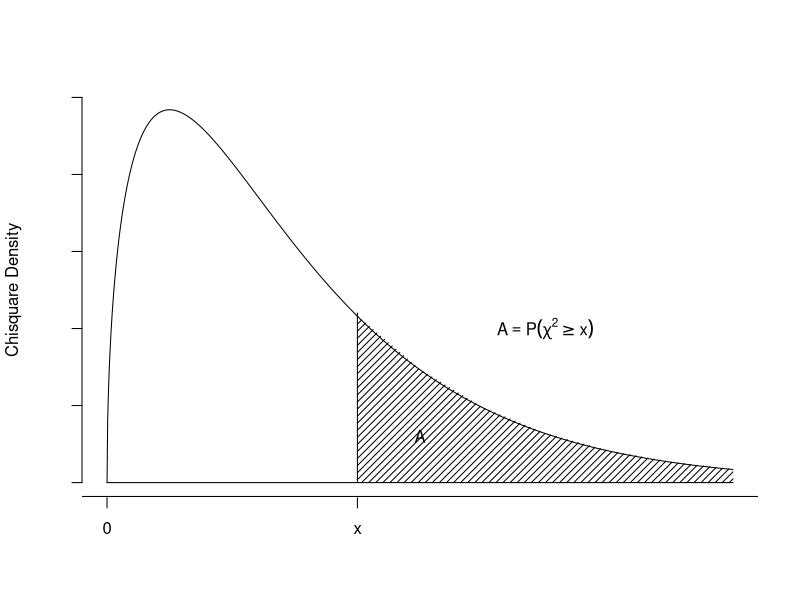
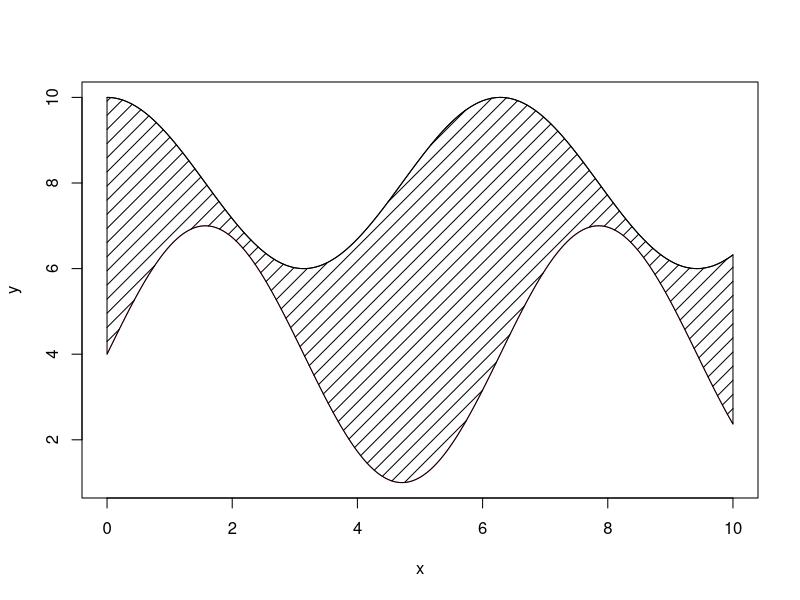
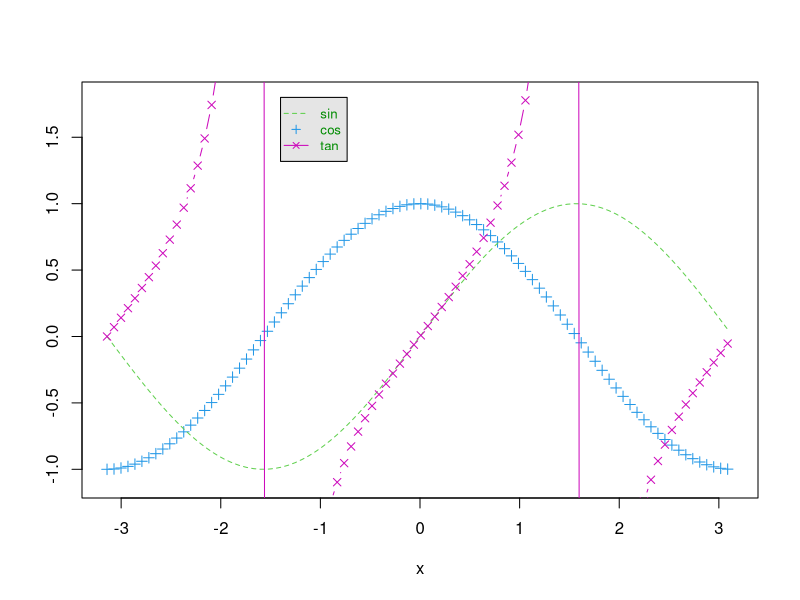
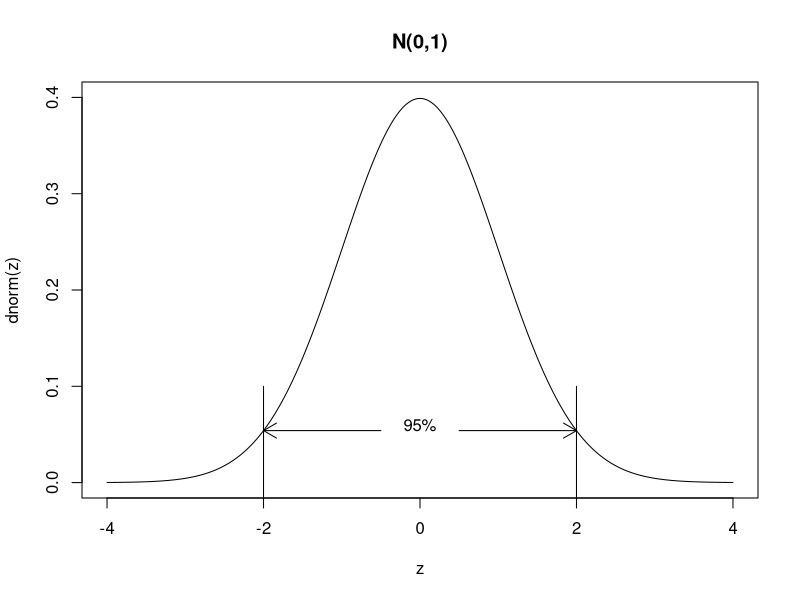
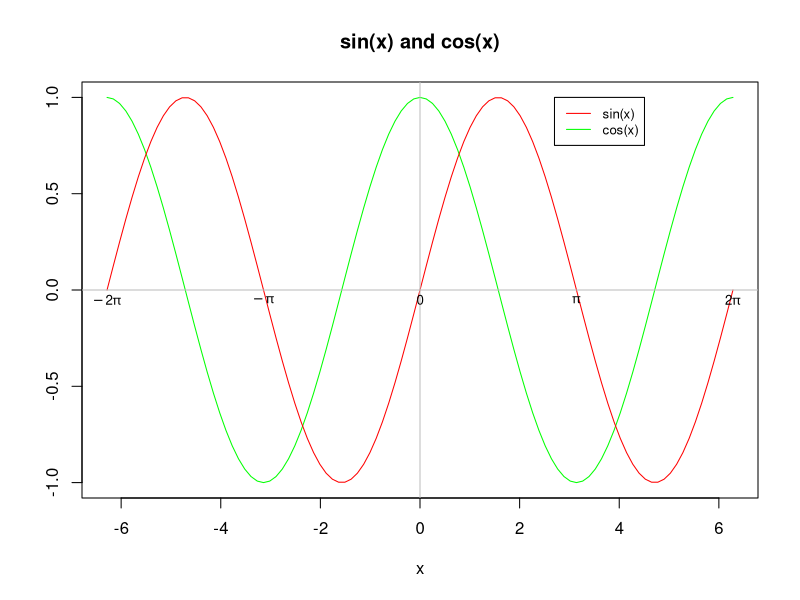
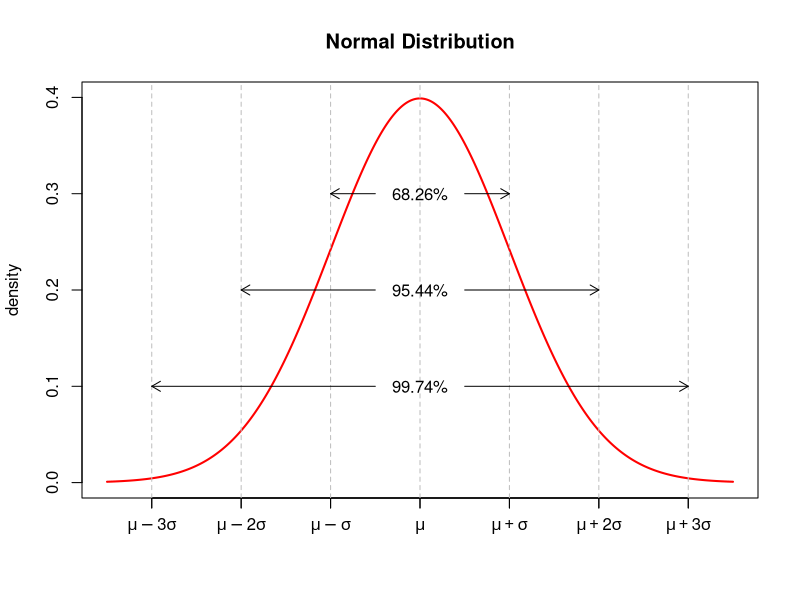

Generate these figures, in order, with R:
## ---- chunk 1
x <- seq(0, 10, by = 0.01)
plot(x, dchisq(x,3),
     ylab = "Chisquare Density", xlab = " ",
     type = "l",
     ylim = c(0,0.25),
     # bty: control box style
     bty = "n", 
     # remove all axes and labels
     axes=FALSE
     # xaxt="n",yaxt="n": only left and bottom borders
     ) 
# add y axis but no labels
Axis(side=2, labels=FALSE)
# add math equation in graph
text(7, 0.1, expression(A == P(chi^2 >= x)))
# add words in graph
text(5, 0.03, "A")
# add label in x axis
axis(1, 4, "x", cex = 2, tick = T)
axis(1, 0, "0", cex = 2, tick = T)
# add lines to certain places in graph
abline(h=-0.009)
segments(x0 = 4, y0 = 0, x1 = 4, y1 = 0.11)
segments(x0 = 0, y0 = 0, x1 = 10, y1 = 0)
# fill in portion of the density plot from 5 to 10
x1 <- seq(4,10) # create vector of x values
y1 <- dchisq(x1, df = 3) # create vector of chi-square density values
polygon(x = c(x1, rev(x1)), # x from 4 to 10 then back to 4
        # y from chisq(4, df=3) to chisq(10, df=3) then y = 0 
        y = c(y1, rep(0, length(y1))),  
        density = 20, angle = 45, 
        # no border line
        # can also use a vertical white segment to hide the border:
# segments(x0 = 10, y0 = 0, x1 = 10, y1 = dchisq(10, df = 4), col = "white")
        border = NA) 
## ---- chunk 2
# https://r-charts.com/evolution/area-between-lines/

# Grid of X-axis values
x <- seq(0, 10, 0.01)

# Data
set.seed(1)
y1 <- 2 * cos(x) + 8
y2 <- 3 * sin(x) + 4

# Lines
plot(x, y1, type = "l",
     ylim = c(1, 10), ylab = "y")
lines(x, y2, type = "l", col = 2)

# Area with shading lines
polygon(c(x, rev(x)), c(y2, rev(y1)),
        density = 10, angle = 45)
## ---- chunk 3
# default colors in r:palette()
x <- seq(-pi, pi, by = 0.07)
plot(x, cos(x), xlim = c(-pi,pi), ylim =  c(-1.1, 1.8), 
     ylab = " ", pch = 3, col = 4)
lines(x, sin(x), type = "l",lty = 2,  col = 3)
lines(x, tan(x), type = "b",pch = 4, col = 6)
legend(-1.4, 1.8, c("sin", "cos", "tan"), col = c(3,4, 6),
       text.col = "green4", lty = c(2, 0, 1), pch = c(NA, 3, 4),
       merge = TRUE, # merge points and lines
       bg = "gray90", cex = 0.8)
## ---- chunk 4
z <- seq(-4, 4, by = 0.01)
plot(z, dnorm(z), type = "l",
     main = "N(0,1)", ylim = c(0, 0.4), 
     ylab = "dnorm(z)")
segments(x0 = c(-2,2), y0 = -0.015, x1 = c(-2,2), y1 = 0.1)
# add arrows
# code1:arrow at start point
# code2:arrow at end point
# code3:arrows at both start and end points
arrows(-0.5, dnorm(-2), -2,  dnorm(-2), length = 0.15)
arrows( 0.5, dnorm(2), 2, dnorm(2), length = 0.15)
text(0, 0.06, "95%")

## ---- chunk 5
x <- seq(-2*pi,2*pi,by = 0.01)
# plot(x, cos(x), xlim = c(-6.3,6.3), ylim = c(-1, 1), ylab = "", main = "sin(x) and cos(x)",type = "l", col = "green")
# lines(x, sin(x), col = "red")
curve(expr = cos(x),from =  -2*pi, to = 2*pi, ylim = c(-1, 1), ylab = "", main = "sin(x) and cos(x)",type = "l", col = "green" )
curve(expr = sin(x), col = "red", add = T)
abline(h = 0, v = 0, col = "gray")
text(-2*pi, -0.05, expression(-2*pi),cex = 0.8)
text(-pi, -0.05, expression(-pi),cex = 0.8)
text(0, -0.05, "0",cex = 0.8)
text(pi, -0.05, expression(pi),cex = 0.8)
text(2*pi, -0.05, expression(2*pi),cex = 0.8)
legend(2.7,1, c("sin(x)", "cos(x)"),
       lty = 1, col = c("red", "green"), cex = 0.8)
## ---- chunk 6
x <- seq(-3.5,3.5,0.01)
y <- dnorm(x)
plot(x, y, xlab = "", ylab = "density", 
     main = "Normal Distribution", 
     ylim = c(0,0.4), type = "l", xaxt = "n", col = "red", 
     lwd = 2) # width of line
Axis(side=1, labels=FALSE)
axis(side = 1, at=c(-3:3), labels=c(expression(mu-3*sigma),expression(mu-2*sigma),expression(mu-sigma),expression(mu),expression(mu+sigma),expression(mu+2*sigma),expression(mu+3*sigma)))
abline(v = c(-3:3), lty = 2, col = "gray")
arrows(x0 = c(-3:-1), y0 = c(0.1,0.2,0.3), x1 = -0.5, y1 = c(0.1,0.2,0.3), 
       code = 1, length = 0.1)
arrows(x0 = 0.5, y0 = c(0.1,0.2,0.3), x1 = c(3:1), y1 = c(0.1,0.2,0.3),
       code = 2, length = 0.1)
text(0, c(0.3, 0.2, 0.1), c("68.26%", "95.44%", "99.74%"))



